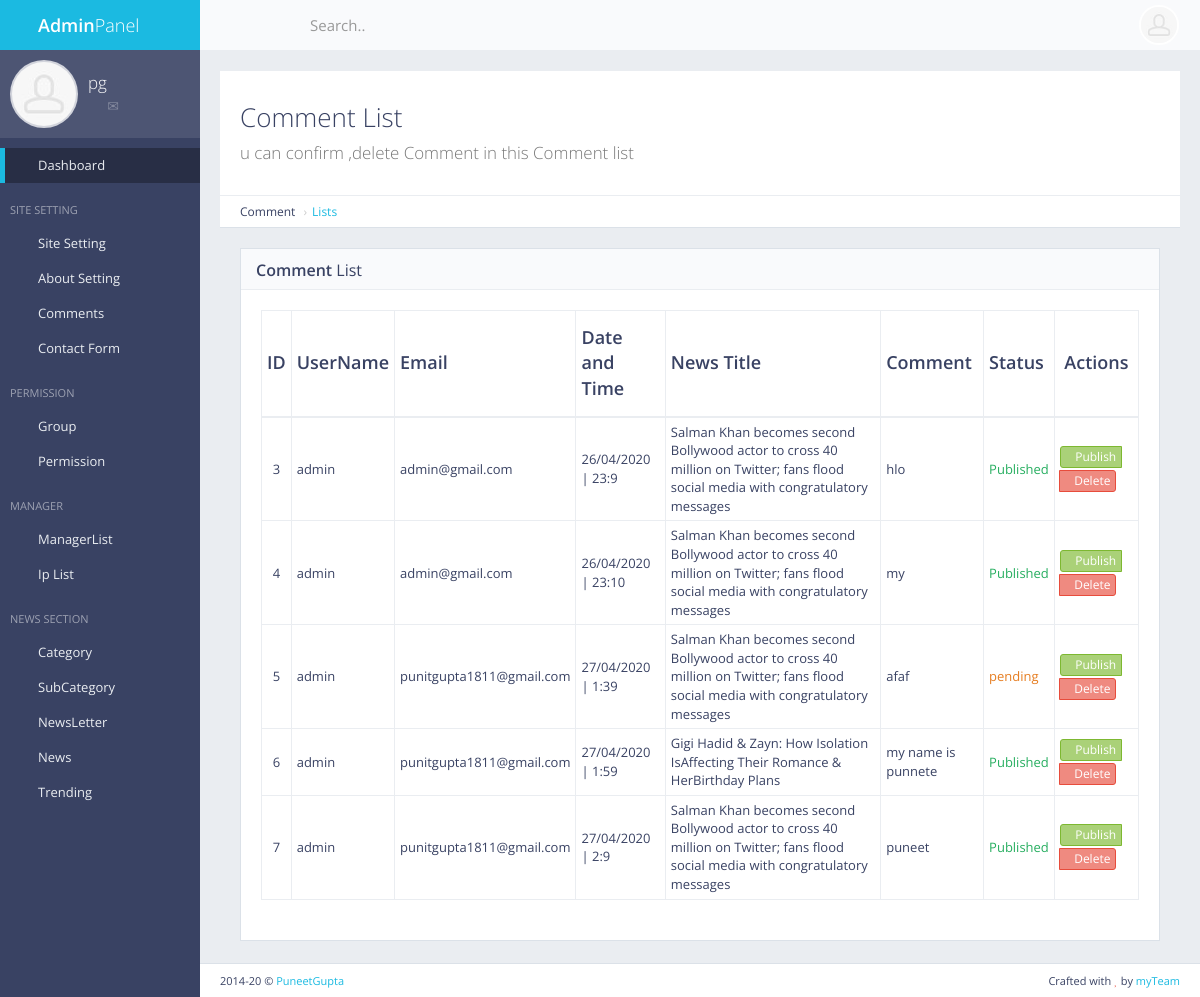
/panel/comments/list/ (signed in), run on an earlier commit of the app's database.
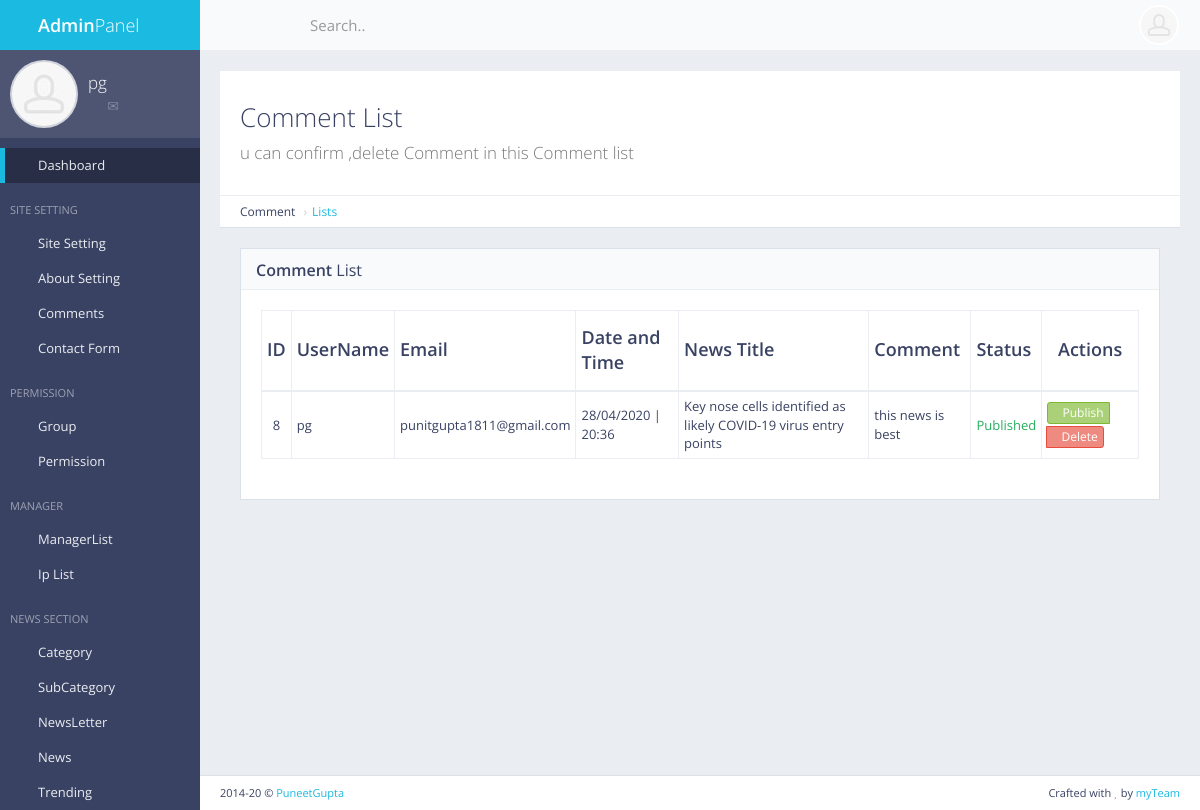
And on a later commit of the database.
### comment/models.py (models this page shows, shortened)
class Comment(models.Model):
    uname = models.CharField(default="",max_length=50)
    email = models.CharField(default="",max_length=50)
    cm = models.TextField()
    newsId = models.IntegerField(default=0)
    date = models.CharField(default="",max_length=12)
    time = models.CharField(default="",max_length=10)
    status = models.IntegerField(default=0)

### news/models.py (models this page shows, shortened)
class News(models.Model):
    title = models.CharField(default=None,max_length=500,null=True,blank=True)
    newsSummary = models.TextField(null=True,blank=True)
    newsContent = models.TextField(null=True,blank=True)
    newsImageUrl = models.ImageField(null=True,blank=True)
    image_url = models.URLField(null=True,blank=True)
    newsImageName = models.CharField(max_length=300,null=True,blank=True)
    publishDate = models.CharField(default=None,max_length=300,null=True,blank=True)
    time = models.CharField(default=None,max_length=300,null=True,blank=True)
    writerName = models.CharField(default=None,max_length=300,null=True,blank=True)
    catName = models.CharField(default=None,max_length=300,null=True,blank=True)
    catId = models.IntegerField(default=0,null=True,blank=True)
    views = models.IntegerField(default=0,null=True,blank=True)
    ocatId = models.IntegerField(default=0,null=True,blank=True)
    tag = models.TextField(default=None,max_length=300,null=True,blank=True)
    act = models.IntegerField(default=0,null=True,blank=True)
    newsUrl = models.URLField(null=True,blank=True)
    publisherName = models.CharField(default=None,max_length=300,null=True,blank=True)
    rand = models.IntegerField(default=0,null=True,blank=True)
    source_name = models.CharField(max_length=200,null=True,blank=True,default=None)

### comment/views.py (the view)
# urls.py: url(r'^panel/comments/list/$', views.comments_list, name='comments_list'),
def comments_list(request):
    if not request.user.is_authenticated:
        return redirect('mylogin')
    perm = 0
    for i in request.user.groups.all():
        if i.name == 'masteruser':
            perm = 1
    if perm == 0:
        a = News.objects.get(pk=pk).publisherName
        if str(a) != str(request.user):
            error_msg = "Access Denied !"
            return render(request,'back/error.html',{'error':error_msg})
    commentlist = Comment.objects.all()
    newsTitlelist = []
    for x in commentlist:
        newsid = x.newsId
        b = News.objects.get(pk=newsid)
        newsTitlelist.append(b.title)
    zippeddata = zip(commentlist,newsTitlelist)
    return render(request,'back/comments_list.html',{'zipdata':zippeddata})

### main/templatetags/extra_auth.py (called while the page is built)
@register.filter(name = "has_group")
def has_group(user,gname):
    return user.groups.filter(name=gname).exists()

### main/templates/back/comments_list.html (shortened to what this page needs)
{% extends 'back/master.html' %}
{% load static %}
{% block mainblock %}
<div id="page-content">
    <div class="content-header">
        <div class="header-section">
            <h1>
                <i class="fa fa-table"></i>Comment List<br><small>u can  confirm ,delete Comment in this
                    Comment list</small>
            </h1>
        </div>
    </div>
    <ul class="breadcrumb breadcrumb-top">
        <li>Comment</li>
        <li><a href="/panel/comments/list">Lists</a></li>
    </ul>
    <div class="block full">
        <div class="block-title">
            <h2><strong>Comment</strong> List</h2>
        </div>
        <div class="table-responsive">
            <table id="example-datatable" class="table table-vcenter table-condensed table-bordered">
                <thead>
                    <tr>
                        <th class="text-center">ID</th>
                        <th>UserName</th>
                        <th>Email</th>
                        <th>Date and Time</th>
                        <th>News Title</th>
                        <th>Comment</th>
                        <th>Status</th>
                        <th class="text-center">Actions</th>
                    </tr>
                </thead>
                <tbody>
                    {% for c,n in zipdata %}
                    <tr>
                        <td class="text-center">{{c.pk}}</td>
                        <td>{{c.uname|safe}}</td>
                        <td>{{c.email}}</td>
                        <td>{{c.date}} | {{c.time}}</td>
                        <td>{{n}}</td>
                        <td>{{c.cm}}</td>
                        {% if c.status == 0%}
                        <td class="text-warning">pending</td>
                        {% elif c.status == 1 %}
                        <td class="text-success"> Published</td>
                        {% endif %}
                        <td class="text-center">
                            <div class="btn-group">
                                    {% if perms.main.master_user %}
                                     <a href="{%url 'comment_status' pk=c.pk %}" data-toggle="tooltip" title="Publish"
                                    class="btn btn-xs btn-success"><i class="fa fa-pencil"></i>Publish</a>
                                    {% endif %}
                                     <a href="{%url 'comment_del' pk=c.pk %}" data-toggle="tooltip" title="Delete"
                                    class="btn btn-xs btn-danger"><i class="fa fa-times"></i>Delete</a>
                            </div>
                        </td>
                    </tr>
                    {% endfor %}
                </tbody>
            </table>
        </div>
    </div>
</div>
{% endblock %}

What changed in the data, as far as the page shows it:
removed Comment: pk "3", uname "admin", email "admin@gmail.com", date "26/04/2020", time "23:9", title "Salman Khan becomes second Bollywood actor to cross 40 million on Twitter; fans flood social media with congratulatory messages", cm "hlo", status "Published"
removed Comment: pk "4", uname "admin", email "admin@gmail.com", date "26/04/2020", time "23:10", title "Salman Khan becomes second Bollywood actor to cross 40 million on Twitter; fans flood social media with congratulatory messages", cm "my", status "Published"
removed Comment: pk "5", uname "admin", email "punitgupta1811@gmail.com", date "27/04/2020", time "1:39", title "Salman Khan becomes second Bollywood actor to cross 40 million on Twitter; fans flood social media with congratulatory messages", cm "afaf", status "pending"
removed Comment: pk "6", uname "admin", email "punitgupta1811@gmail.com", date "27/04/2020", time "1:59", title "Gigi Hadid & Zayn: How Isolation IsAffecting Their Romance & HerBirthday Plans", cm "my name is punnete", status "Published"
removed Comment: pk "7", uname "admin", email "punitgupta1811@gmail.com", date "27/04/2020", time "2:9", title "Salman Khan becomes second Bollywood actor to cross 40 million on Twitter; fans flood social media with congratulatory messages", cm "puneet", status "Published"
added Comment: pk "8", uname "pg", email "punitgupta1811@gmail.com", date "28/04/2020", time "20:36", title "Key nose cells identified as likely COVID-19 virus entry points", cm "this news is best", status "Published"
